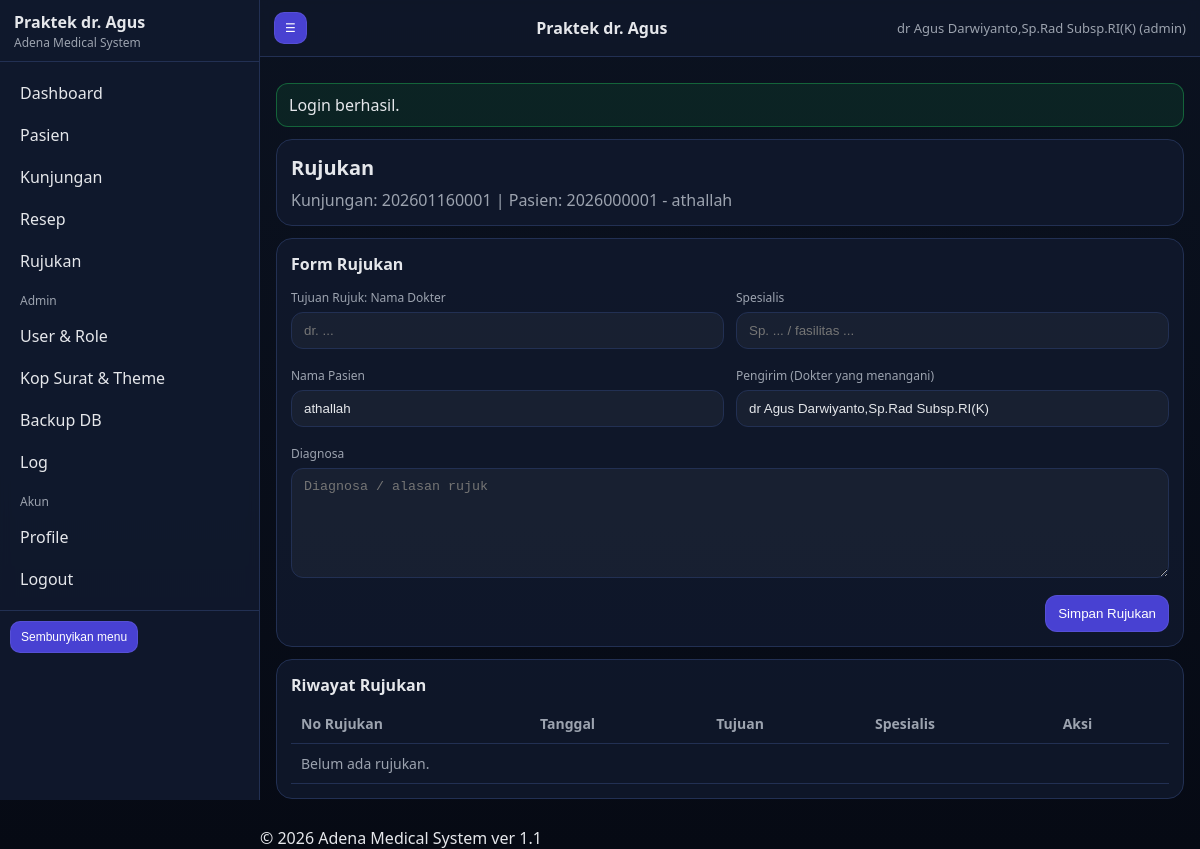
/referrals.php?visit_id=3 (signed in), run on the app's committed database.
### tables this page shows
CREATE TABLE `visits` (
  `id` bigint(20) NOT NULL,
  `patient_id` bigint(20) NOT NULL,
  `visit_no` varchar(30) NOT NULL,
  `visit_date` datetime NOT NULL,
  `anamnesis` mediumtext DEFAULT NULL,
  `physical_exam` mediumtext DEFAULT NULL,
  `usg_report` mediumtext DEFAULT NULL,
  `therapy` mediumtext DEFAULT NULL,
  `doctor_id` int(11) DEFAULT NULL,
  `signature_path` varchar(255) DEFAULT NULL,
  `created_at` datetime NOT NULL,
  `updated_at` datetime DEFAULT NULL
);

CREATE TABLE `users` (
  `id` int(11) NOT NULL,
  `username` varchar(50) NOT NULL,
  `password_hash` varchar(255) NOT NULL,
  `role` enum('admin','dokter','perawat','sekretariat') NOT NULL DEFAULT 'dokter',
  `full_name` varchar(120) DEFAULT NULL,
  `sip` varchar(80) DEFAULT NULL,
  `phone` varchar(50) DEFAULT NULL,
  `email` varchar(120) DEFAULT NULL,
  `signature_path` varchar(255) DEFAULT NULL,
  `is_active` tinyint(1) NOT NULL DEFAULT 1,
  `created_at` datetime NOT NULL,
  `updated_at` datetime DEFAULT NULL
);

CREATE TABLE `patients` (
  `id` bigint(20) NOT NULL,
  `mrn` varchar(30) NOT NULL,
  `full_name` varchar(150) NOT NULL,
  `dob` date DEFAULT NULL,
  `gender` enum('L','P') NOT NULL,
  `address` varchar(255) DEFAULT NULL,
  `created_at` datetime NOT NULL
);

### app/helpers.php (called while the page is built, shortened)
<?php
function e(string $s): string { return htmlspecialchars($s, ENT_QUOTES, 'UTF-8'); }
function config(): array {
  static $cfg = null;
  if ($cfg === null) {
    $file = __DIR__ . '/config.php';
    if (!file_exists($file)) {
      $cfg = require __DIR__ . '/config.sample.php';
    } else {
      $cfg = require $file;
    }
  }
  return $cfg;
}
function base_path(): string {
  $bp = config()['base_path'] ?? '';
  return rtrim($bp, '/');
}
function url(string $path = ''): string {
  $bp = base_path();
  $path = '/' . ltrim($path, '/');
  return $bp . $path;
}
function ensure_dirs(): void {
  $cfg = config();
}
function flash_get(string $key): ?string {
  $msg = $_SESSION['_flash'][$key] ?? null;
  return $msg;
}

### app/config.php (called while the page is built)
<?php
return array (
  'installed' => true,
  'base_path' => '/AMS',
  'db' =>
  array (
    'host' => '127.0.0.1',
    'port' => 3306,
    'name' => 'ams11',
    'user' => 'root',
    'pass' => '',
    'charset' => 'utf8mb4',
  ),
  'security' =>
  array (
    'session_name' => 'AMSSESSID',
    'csrf_key' => '922e70ba681779f204f2c06607a7a469',
  ),
  'uploads' =>
  array (
    'logo_dir' => 'C:\\xampp\\htdocs\\AMS\\install/../storage/uploads/logo',
    'signature_dir' => 'C:\\xampp\\htdocs\\AMS\\install/../storage/uploads/signature',
  ),
  'paths' =>
  array (
    'logs' => 'C:\\xampp\\htdocs\\AMS\\install/../storage/logs',
    'backups' => 'C:\\xampp\\htdocs\\AMS\\install/../storage/backups',
  ),
  'gdrive' =>
  array (
    'enabled' => false,
    'service_account_json' => 'C:\\xampp\\htdocs\\AMS\\install/../storage/credentials/gdrive_service_account.json',
    'folder_id' => '',
  ),
);

### app/auth.php (called while the page is built, shortened)
<?php
require_once __DIR__ . '/helpers.php';
require_once __DIR__ . '/db.php';
function session_boot(): void {
  $cfg = config();
}
function auth_user(): ?array {
  return $_SESSION['user'] ?? null;
}

### app/db.php (called while the page is built, shortened)
<?php
require_once __DIR__ . '/helpers.php';
function db(): PDO {
  static $pdo = null;
  if ($pdo) return $pdo;
  $cfg = config()['db'];
  $dsn = sprintf('mysql:host=%s;port=%d;dbname=%s;charset=%s',
    $cfg['host'], (int)$cfg['port'], $cfg['name'], $cfg['charset'] ?? 'utf8mb4'
  );
  $opt = [
    PDO::ATTR_ERRMODE => PDO::ERRMODE_EXCEPTION,
    PDO::ATTR_DEFAULT_FETCH_MODE => PDO::FETCH_ASSOC,
    PDO::ATTR_EMULATE_PREPARES => false,
  ];
  try {
    $pdo = new PDO($dsn, $cfg['user'], $cfg['pass'], $opt);
  } catch (Throwable $e) {
    log_app('error', 'DB connection failed', ['err' => $e->getMessage()]);
    throw $e;
  }
  return $pdo;
}

### app/controllers/common.php (called while the page is built, shortened)
<?php
require_once __DIR__ . '/../helpers.php';
require_once __DIR__ . '/../db.php';
function get_settings(): array {
  $rows = db()->query("SELECT `key`,`value` FROM settings")->fetchAll();
  $s = [];
  foreach ($rows as $r) $s[$r['key']] = $r['value'];
  return $s;
}

### referrals.php (the view, shortened to what this page needs)
<?php
require_once __DIR__ . '/app/auth.php';
require_once __DIR__ . '/app/db.php';
require_once __DIR__ . '/app/controllers/common.php';
$u = auth_user();
$settings = get_settings();
$visitId = (int)($_GET['visit_id'] ?? ($_POST['visit_id'] ?? 0));
$visit = null;
if ($visitId > 0) {
  $st = db()->prepare("SELECT v.*, p.mrn, p.full_name, p.dob, p.gender, p.address,
                              ud.full_name AS doctor_name, v.doctor_id
                       FROM visits v
                       JOIN patients p ON p.id=v.patient_id
                       LEFT JOIN users ud ON ud.id=v.doctor_id
                       WHERE v.id=?");
  $st->execute([$visitId]);
  $visit = $st->fetch();
}
$refList = [];
if ($visitId > 0) {
  $st = db()->prepare("SELECT r.*, u.full_name AS sender_name
                       FROM referrals r
                       LEFT JOIN users u ON u.id=r.sender_doctor_id
                       WHERE r.visit_id=? ORDER BY r.created_at DESC LIMIT 50");
  $st->execute([$visitId]);
  $refList = $st->fetchAll();
}
require __DIR__ . '/app/views/partials/header.php';
?>
<div class="card">
  <div class="h1">Rujukan</div>
  <?php if ($visit): ?>
    <div class="muted">Kunjungan: <?= e($visit['visit_no']) ?> | Pasien: <?= e($visit['mrn'].' - '.$visit['full_name']) ?></div>
  <?php else: ?>
    <div class="muted">Rekap rujukan berdasarkan rentang waktu.</div>
  <?php endif; ?>
</div>
<?php if ($visit): ?>
  <div class="card">
    <div class="h1" style="font-size:16px">Form Rujukan</div>
    <form method="post" class="grid" autocomplete="off">
      <div class="col-6">
        <div class="label">Tujuan Rujuk: Nama Dokter</div>
        <input class="input" name="referred_to_doctor" placeholder="dr. ...">
      </div>
      <div class="col-6">
        <div class="label">Spesialis</div>
        <input class="input" name="referred_to_specialty" placeholder="Sp. ... / fasilitas ...">
      </div>
      <div class="col-6">
        <div class="label">Nama Pasien</div>
        <input class="input" value="<?= e($visit['full_name']) ?>" readonly>
      </div>
      <div class="col-6">
        <div class="label">Pengirim (Dokter yang menangani)</div>
        <input class="input" value="<?= e($visit['doctor_name'] ?? '-') ?>" readonly>
      </div>
      <div class="col-12">
        <div class="label">Diagnosa</div>
        <textarea class="input" name="diagnosis" placeholder="Diagnosa / alasan rujuk"></textarea>
      </div>
      <div class="col-12" style="display:flex;justify-content:flex-end">
        <button class="btn" type="submit">Simpan Rujukan</button>
      </div>
    </form>
  </div>
  <div class="card">
    <div class="h1" style="font-size:16px">Riwayat Rujukan</div>
    <table class="table">
      <thead>
        <tr>
          <th>No Rujukan</th>
          <th>Tanggal</th>
          <th>Tujuan</th>
          <th>Spesialis</th>
          <th>Aksi</th>
        </tr>
      </thead>
      <tbody>
        <?php if (!$refList): ?><tr><td colspan="5" class="muted">Belum ada rujukan.</td></tr><?php endif; ?>
      </tbody>
    </table>
  </div>
<?php endif; ?>
<?php require __DIR__ . '/app/views/partials/footer.php'; ?>

### app/views/partials/header.php (shortened to what this page needs)
<?php
require_once __DIR__ . '/../../helpers.php';
$settings = $settings ?? [];
$brand_title = $settings['brand_title'] ?? 'Praktek dr. Agus';
$badge = $settings['brand_badge'] ?? 'Adena Medical System';
$u = $u ?? null;
?>
<!doctype html>
<html lang="id">
<head>
  <link rel="stylesheet" href="<?= e(url('/public/assets/css/theme.css')) ?>">
</head>
<body>
<div class="layout">
  <aside class="sidebar no-print" id="sidebar">
    <div class="side-brand">
      <div class="side-text">
        <div class="side-title"><?= e($brand_title) ?></div>
        <div class="side-badge"><?= e($badge) ?></div>
      </div>
    </div>
    <nav class="side-nav">
      <a href="<?= e(url('/index.php')) ?>">Dashboard</a>
      <a href="<?= e(url('/patients.php')) ?>">Pasien</a>
      <a href="<?= e(url('/visits.php')) ?>">Kunjungan</a>
      <a href="<?= e(url('/prescriptions.php')) ?>">Resep</a>
      <a href="<?= e(url('/referrals.php')) ?>">Rujukan</a>
      <?php if ($u && $u['role'] === 'admin'): ?>
        <div class="nav-sep">Admin</div>
        <a href="<?= e(url('/users.php')) ?>">User & Role</a>
        <a href="<?= e(url('/settings.php')) ?>">Kop Surat & Theme</a>
        <a href="<?= e(url('/backup.php')) ?>">Backup DB</a>
        <a href="<?= e(url('/logs.php')) ?>">Log</a>
      <?php endif; ?>
      <div class="nav-sep">Akun</div>
      <a href="<?= e(url('/profile.php')) ?>">Profile</a>
      <a href="<?= e(url('/logout.php')) ?>">Logout</a>
    </nav>
    <div class="side-footer">
      <button class="btn small" type="button" onclick="toggleSidebar()">Sembunyikan menu</button>
    </div>
  </aside>
  <main class="main">
    <header class="topbar no-print">
      <button class="btn small" type="button" onclick="toggleSidebar()">☰</button>
      <div class="topbar-title"><?= e($brand_title) ?></div>
      <div class="topbar-user"><?= $u ? e($u['full_name']).' ('.e($u['role']).')' : '' ?></div>
    </header>
    <div class="container">
      <?php if ($msg = flash_get('ok')): ?><div class="alert ok"><?= e($msg) ?></div><?php endif; ?>

### public/assets/css/theme.css (style rules this page uses)
:root { --bg:#0b1220; --panel:#111a2e; --panel2:#0f172a; --text:#e5e7eb; --muted:#9ca3af; --line:#223053; --accent:#4f46e5; --danger:#ef4444; --ok:#22c55e; }
* { box-sizing:border-box }
body { margin:0;font-family:system-ui,-apple-system,Segoe UI,Roboto,Arial,sans-serif;background:linear-gradient(180deg,var(--bg),#060a14);color:var(--text) }
a { color:inherit;text-decoration:none }
.container { padding:16px;max-width:1100px;margin:0 auto }
.layout { display:flex;min-height:100vh }
.sidebar { width:260px;background:rgba(17,26,46,.92);border-right:1px solid var(--line);backdrop-filter: blur(6px);position:sticky;top:0;height:100vh;overflow:auto }
.side-brand { display:flex;gap:12px;align-items:center;padding:14px 14px 10px;border-bottom:1px solid var(--line) }
.side-title { font-weight:700;line-height:1.1 }
.side-badge { color:var(--muted);font-size:12px;margin-top:2px }
.side-nav { padding:10px }
.side-nav a { display:block;padding:10px 10px;border-radius:10px;color:var(--text) }
.nav-sep { margin:10px 10px 6px;color:var(--muted);font-size:12px }
.side-footer { padding:10px;border-top:1px solid var(--line) }
.main { flex:1 }
.topbar { display:flex;gap:10px;align-items:center;justify-content:space-between;padding:12px 14px;border-bottom:1px solid var(--line);background:rgba(15,23,42,.88);backdrop-filter: blur(6px);position:sticky;top:0;z-index:10 }
.topbar-title { font-weight:700 }
.topbar-user { color:var(--muted);font-size:13px }
.card { background:rgba(17,26,46,.8);border:1px solid var(--line);border-radius:16px;padding:14px;margin:12px 0 }
.h1 { font-size:20px;font-weight:800;margin:0 0 8px }
.muted { color:var(--muted) }
.grid { display:grid;grid-template-columns:repeat(12,1fr);gap:12px }
.col-6 { grid-column:span 6 }
.col-12 { grid-column:span 12 }
.input, select, textarea { width:100%;padding:10px 12px;border-radius:12px;border:1px solid var(--line); background:rgba(255,255,255,.04);color:var(--text);outline:none }
textarea { min-height:110px;resize:vertical }
.label { font-size:12px;color:var(--muted);margin:6px 0 6px }
.btn { display:inline-flex;align-items:center;justify-content:center;gap:8px; padding:10px 12px;border-radius:12px;border:1px solid rgba(255,255,255,.08); background:rgba(79,70,229,.9);color:#fff;cursor:pointer }
.btn.small { padding:8px 10px;border-radius:10px;font-size:12px }
.table { width:100%;border-collapse:collapse }
.table th,.table td { border-bottom:1px solid var(--line);padding:10px;text-align:left;font-size:14px }
.table th { color:var(--muted);font-weight:600 }
.alert { padding:10px 12px;border-radius:12px;border:1px solid var(--line);margin:10px 0 }
.alert.ok { border-color:rgba(34,197,94,.4);background:rgba(34,197,94,.1) }

### data on the page
visits: users.full_name "dr Agus Darwiyanto,Sp.Rad Subsp.RI(K)", visit_no "202601160001", patient.full_name "2026000001 - athallah", patient.full_name "athallah", full_name "dr Agus Darwiyanto,Sp.Rad Subsp.RI(K)"

### other printed values
$brand_title "Praktek dr. Agus"
$badge "Adena Medical System"
$u['role'] "admin"
$msg "Login berhasil."
$footer_text "© 2026 Adena Medical System ver 1.1"
